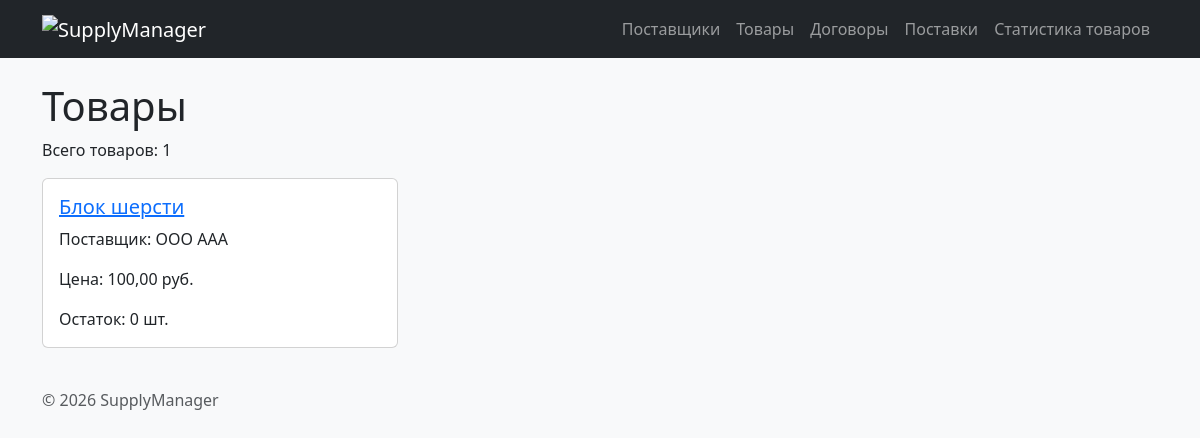
/products/, run on an earlier commit of the app's database.
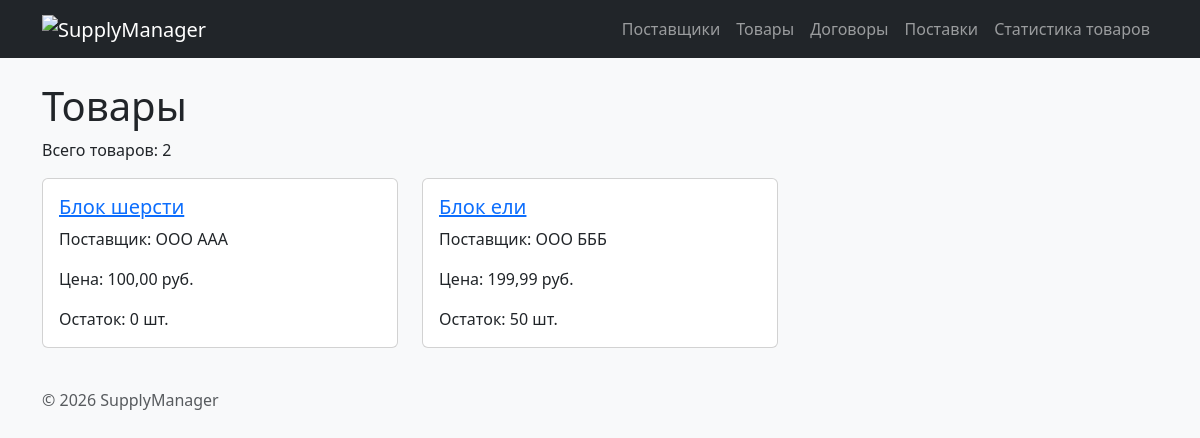
And on a later commit of the database.
### app_products/views.py (the view)
# urls.py: path("", views.product_list, name="list"),
def product_list(request: HttpRequest) -> HttpResponse:
    conn = get_connection()
    products = conn.execute("""
        SELECT p.id, p.name, p.price, p.stock, s.name AS supplier_name
        FROM products p
        JOIN suppliers s ON p.supplier_id = s.id
        ORDER BY s.name, p.name;
    """).fetchall()
    conn.close()
    return render(request, "products/product_list.html", {"products": products})

### db/database.py (called while the page is built)
def get_connection():
    conn = sqlite3.connect(DB_PATH)
    conn.execute("PRAGMA foreign_keys = ON")
    conn.row_factory = sqlite3.Row
    return conn

### app_products/templates/products/product_list.html (shortened to what this page needs)
{% extends "base.html" %}
{% block content %}
<h1>Товары</h1>
<p>Всего товаров: {{ products|length }}</p>
<div class="row">
    {% for product in products %}
        {% include "products/includes/product_card.html" %}
    {% empty %}
        <p>Товары не найдены.</p>
    {% endfor %}
</div>
{% endblock %}

### app_products/templates/products/includes/product_card.html
<div class="col-md-4 mb-3">
    <div class="card h-100">
        <div class="card-body">
            <h5 class="card-title">
                <a href="{% url 'products:detail' product.id %}">{{ product.name }}</a>
            </h5>
            <p class="card-text">Поставщик: {{ product.supplier_name }}</p>
            <p class="card-text">Цена: {{ product.price|floatformat:2 }} руб.</p>
            <p class="card-text">Остаток: {{ product.stock }} шт.</p>
        </div>
    </div>
</div>

What changed in the data, as far as the page shows it:
added products: name "Блок ели", supplier_name "ООО БББ", price "199,99", stock "50"
Also different on the page:
{{ products|length }}: "1" → "2"
